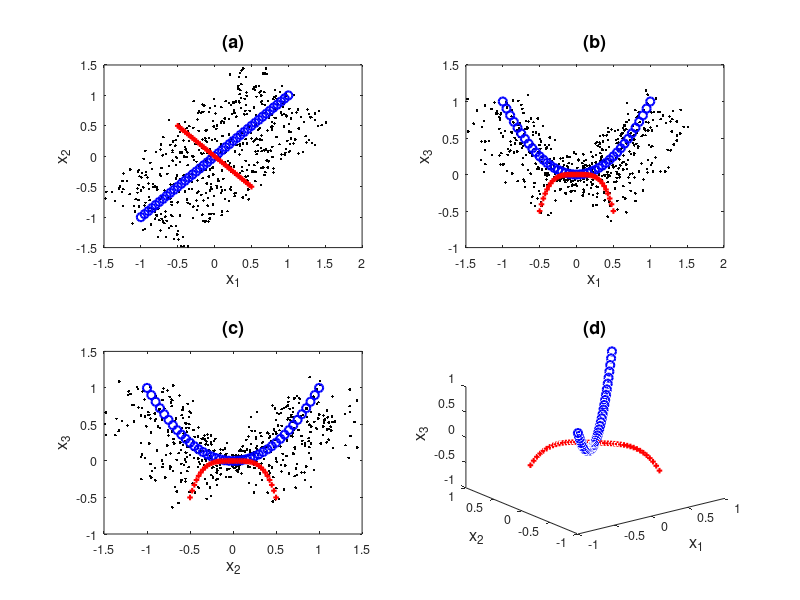

MATLAB code to generate this figure:
% Setup data1.mat for NLPCA test problem. The data contains 2
% theoretical modes (instead of only 1 as setup by setdat1.m) plus noise.
% Produces postscript files data1.eps for the x data

clear all;
n = 500 % generate 500 samples

rand('state',0); % intialize uniform random no. generator
randn('state',0); % intialize normal distr. random no. generator
x = zeros(3,n);
x1 = zeros(3,n);
x2 = zeros(3,n);
t = 2*rand(1,n)-1.; % random number converted to lie in the interval (-1,1)
s = 2*rand(1,n)-1.; % random number converted to lie in the interval (-1,1)
 
% mode 1 variables
x1(1,:) = t;
x1(2,:) = t;
x1(3,:) = t.^2; 

% generate mode 1 for plotting
mx1 = zeros(3,41);

tt = [-1:0.05:1];
mx1(1,:) = tt;
mx1(2,:) = tt;
mx1(3,:) = tt.^2;

% mode 2 variables
x2(1,:) =  -s;
x2(2,:) =  s;
x2(3,:) =  -s.^4;


% generate mode 2 for plotting
mx2 = zeros(3,41);

ss =[-1:0.05:1];
 
mx2(1,:) =  -ss;
mx2(2,:) =  ss;
mx2(3,:) = -ss.^4;


% add mode 1 and mode 2 contributions
x2 = 0.5*x2; % scale mode 2 to have only about 1/2 the amplitude of mode 1
mx2 = 0.5*mx2;
x = x1 + x2;

x = x+0.1*randn(3,n); % add about 10% Gaussian noise <<<<<<<<<<

% rename and save data onto a file data1.mat
xdata = x; tx = t;
save data1 xdata  tx s  mx1  mx2 ;

% plot x variables ------------------------------------------------
set(0,'DefaultLineLineWidth',1.5)
set(0,'DefaultAxesFontSize',9);
figure;
subplot(2,2,1);
plot(x(1,:),x(2,:),'k.',mx1(1,:),mx1(2,:),'bo',mx2(1,:),mx2(2,:),'r+',...
'MarkerSize',4);
title('(a)','FontSize',13)
xlabel('x_{1}','FontSize',12)
ylabel('x_{2}','FontSize',12)

subplot(2,2,2);
plot(x(1,:),x(3,:),'k.',mx1(1,:),mx1(3,:),'bo',mx2(1,:),mx2(3,:),'r+',...
'MarkerSize',4);
title('(b)','FontSize',13)
xlabel('x_{1}','FontSize',12)
ylabel('x_{3}','FontSize',12)

subplot(2,2,3);
plot(x(2,:),x(3,:),'k.',mx1(2,:),mx1(3,:),'bo',mx2(2,:),mx2(3,:),'r+',...
'MarkerSize',4);
title('(c)','FontSize',13)
xlabel('x_{2}','FontSize',12)
ylabel('x_{3}','FontSize',12)

subplot(2,2,4);
plot3(mx1(1,:),mx1(2,:),mx1(3,:),'bo',mx2(1,:),mx2(2,:),mx2(3,:),'r+',...
'MarkerSize',4);
title('(d)','FontSize',13)
xlabel('x_{1}','FontSize',12)
ylabel('x_{2}','FontSize',12)
zlabel('x_{3}','FontSize',12)

print -depsc data1.eps
